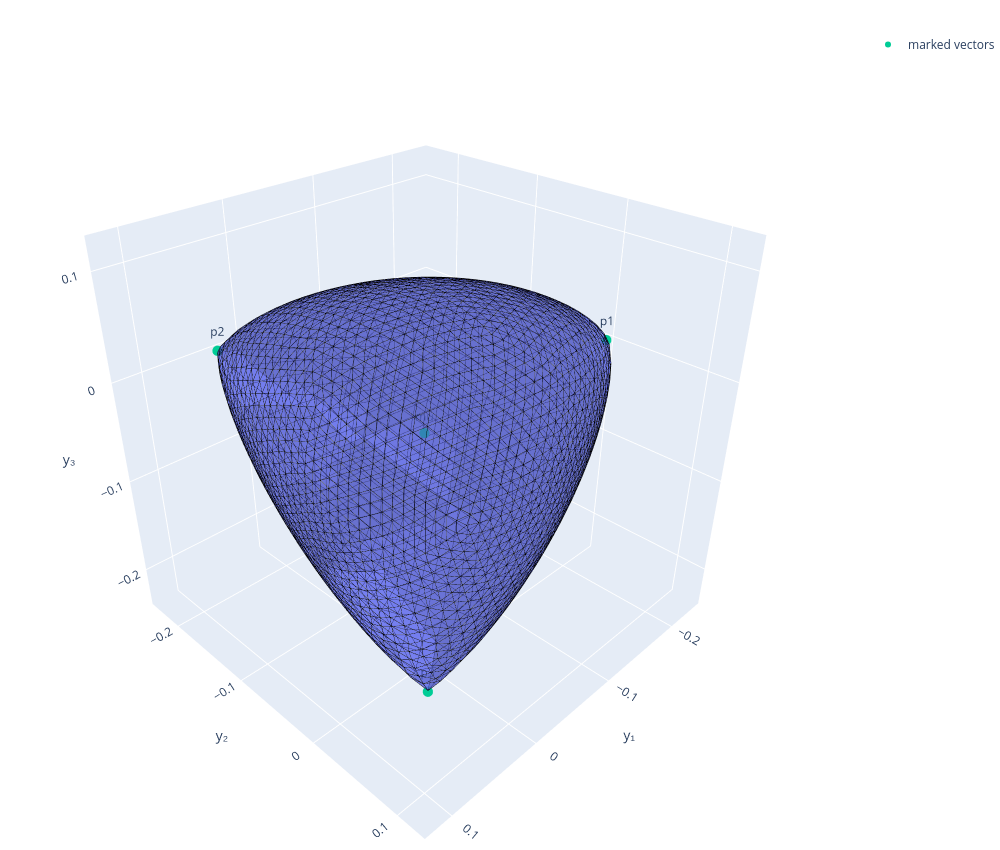

The cell this chart's notebook holds for it:
### Code cell
fig = go.Figure()

fig.add_trace(
    go.Mesh3d(
        x=boundary_y[:, 0],
        y=boundary_y[:, 1],
        z=boundary_y[:, 2],
        i=faces[:, 0],
        j=faces[:, 1],
        k=faces[:, 2],
        opacity=0.6,
        flatshading=True,
        name="section",
        hovertemplate=(
            "y₁=%{x:.4f}<br>"
            "y₂=%{y:.4f}<br>"
            "y₃=%{z:.4f}"
            "<extra></extra>"
        ),
    )
)

fig.add_trace(
    mesh_edges_trace(boundary_y, faces, width=1)
)

labels = ["p%d" % (i+1) for i in sic_indices] + ["mu"]
fig.add_trace(
    go.Scatter3d(
        x=marked_y[:, 0],
        y=marked_y[:, 1],
        z=marked_y[:, 2],
        mode="markers+text",
        text=labels,
        textposition="top center",
        marker=dict(size=6),
        name="marked vectors",
    )
)

fig.update_layout(
    width=1000,
    height=850,
    margin=dict(l=0, r=0, b=0, t=30),
    scene=dict(
        xaxis_title="y₁",
        yaxis_title="y₂",
        zaxis_title="y₃",
        aspectmode="data",
        camera=dict(
            eye=dict(x=1.4, y=1.4, z=1.2)
        ),
    ),
)

fig.show(config={"responsive": True})

### Figure 1 — Plotly figure (JSON) as saved in the notebook; plotly's stock layout.template omitted (floating-point values rounded to 4 significant figures; data arrays with more than 128 entries replaced by an {"elided": "..."} marker saying what was removed)
{"data": [{"flatshading": true, "hovertemplate": "y₁=%{x:.4f}<br>y₂=%{y:.4f}<br>y₃=%{z:.4f}<extra></extra>", "i": {"elided": "5120 int values"}, "j": {"elided": "5120 int values"}, "k": {"elided": "5120 int values"}, "name": "section", "opacity": 0.6, "type": "mesh3d", "x": {"elided": "2562 float values"}, "y": {"elided": "2562 float values"}, "z": {"elided": "2562 float values"}}, {"hoverinfo": "skip", "line": {"color": "black", "width": 1}, "mode": "lines", "showlegend": false, "type": "scatter3d", "x": {"elided": "23040 float values"}, "y": {"elided": "23040 float values"}, "z": {"elided": "23040 float values"}}, {"marker": {"size": 6}, "mode": "markers+text", "name": "marked vectors", "text": ["p1", "p2", "p3", "mu"], "textposition": "top center", "type": "scatter3d", "x": [-0.2357, 0.02947, 0.02947, 0.0], "y": [-2.399e-18, -0.2339, 0.03342, 0.0], "z": [1.735e-18, 2.949e-17, -0.2315, 0.0]}], "layout": {"height": 850, "margin": {"b": 0, "l": 0, "r": 0, "t": 30}, "scene": {"aspectmode": "data", "camera": {"eye": {"x": 1.4, "y": 1.4, "z": 1.2}}, "xaxis": {"title": {"text": "y₁"}}, "yaxis": {"title": {"text": "y₂"}}, "zaxis": {"title": {"text": "y₃"}}}, "width": 1000}}
